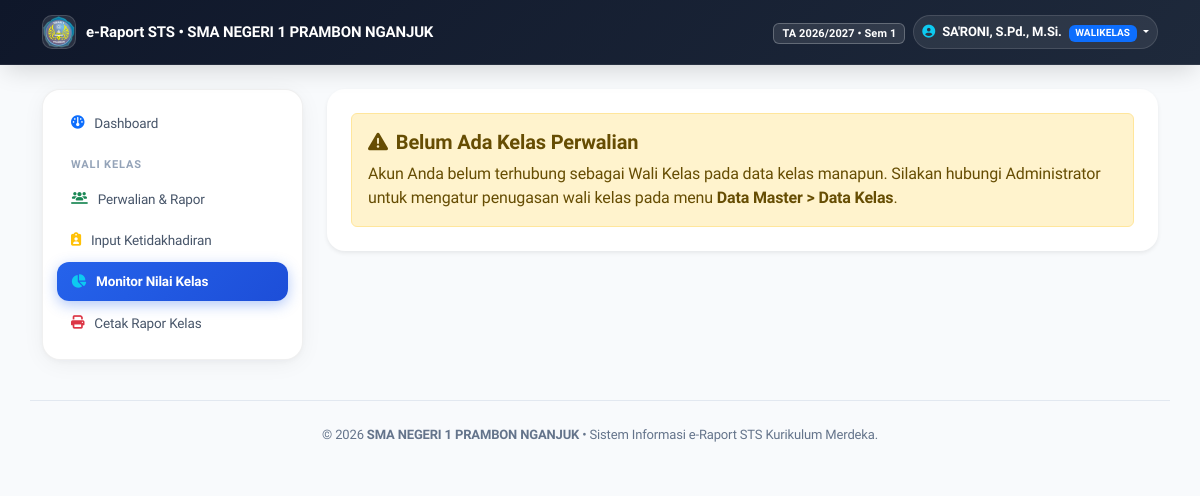
The page /grade-monitor (signed in) on the database its author committed.
### tables this page shows
CREATE TABLE `tb_pengaturan_rapor` (
  `id` int(11) NOT NULL DEFAULT 1,
  `nama_sekolah` varchar(150) NOT NULL DEFAULT 'SMA NEGERI 1 PRAMBON NGANJUK',
  `alamat_sekolah` varchar(200) NOT NULL DEFAULT 'JL. A. YANI 1 SUGIHWARAS PRAMBON',
  `logo_sekolah` varchar(255) DEFAULT NULL,
  `npsn` varchar(30) NOT NULL DEFAULT '20539744',
  `akreditasi` varchar(30) NOT NULL DEFAULT 'A (Unggul)',
  `slogan` varchar(255) NOT NULL DEFAULT 'Unggul dalam Prestasi, Berkarakter, dan Berbudaya Lingkungan',
  `telepon` varchar(50) NOT NULL DEFAULT '(0358) 771234',
  `email` varchar(100) NOT NULL DEFAULT 'info@sman1prambon.sch.id',
  `website` varchar(100) NOT NULL DEFAULT 'sman1prambon.sch.id',
  `deskripsi_sekolah` text DEFAULT NULL,
  `tahun_ajaran` varchar(20) NOT NULL DEFAULT '2025/2026',
  `semester` varchar(10) NOT NULL DEFAULT '2',
  `nama_kepala_sekolah` varchar(150) NOT NULL DEFAULT 'Iin Yuristin Nadhiroh, S. Pd., M. MPd.',
  `nip_kepala_sekolah` varchar(30) NOT NULL DEFAULT '197405141999032010',
  `tempat_rapor` varchar(50) NOT NULL DEFAULT 'Prambon',
  `tanggal_rapor` varchar(50) NOT NULL DEFAULT '19 Juni 2026',
  PRIMARY KEY (`id`)
);

### config/Config.php (called while the page is built, shortened)
<?php
$scriptDir = str_replace('\\', '/', dirname($_SERVER['SCRIPT_NAME'] ?? ''));
$base_url = rtrim($scriptDir, '/') . '/';
?>

### models/Setting.php (called while the page is built, shortened)
<?php
class Setting
{
    private mysqli $conn;
    public function __construct(mysqli $conn)
    {
        $this->conn = $conn;
    }
    public function get(): array
    {
        $sql = "SELECT * FROM tb_pengaturan_rapor WHERE id = 1";
        $query = mysqli_query($this->conn, $sql);
        $data = mysqli_fetch_assoc($query);
        $defaults = [
            'nama_sekolah'        => 'SMA NEGERI 1 PRAMBON NGANJUK',
            'alamat_sekolah'      => 'JL. A. YANI 1 SUGIHWARAS PRAMBON',
            'logo_sekolah'        => null,
            'npsn'                => '20539744',
            'akreditasi'          => 'A (Unggul)',
            'slogan'              => 'Unggul dalam Prestasi, Berkarakter, dan Berbudaya Lingkungan',
            'telepon'             => '(0358) 771234',
            'email'               => 'info@sman1prambon.sch.id',
            'website'             => 'sman1prambon.sch.id',
            'deskripsi_sekolah'   => 'SMA Negeri 1 Prambon Nganjuk berkomitmen mewujudkan generasi cerdas, berakhlak mulia, kompetitif, serta siap menghadapi tantangan era digital dengan Kurikulum Merdeka.',
            'tahun_ajaran'        => '2025/2026',
            'semester'            => '2',
            'nama_kepala_sekolah' => 'Iin Yuristin Nadhiroh, S. Pd., M. MPd.',
            'nip_kepala_sekolah'  => '197405141999032010',
            'tempat_rapor'        => 'Prambon',
            'tanggal_rapor'       => '19 Juni 2026',
        ];
        return $data;
    }
}

### main.php (the view, shortened to what this page needs)
<?php
require_once 'config/Config.php';
require_once "models/Setting.php";
$db = new Database();
$conn = $db->connect();
$settingModelMain = new Setting($conn);
$school = $settingModelMain->get();
?>
<!DOCTYPE html>
<html lang="id">
<head>
    <link rel="stylesheet" href="<?= $base_url ?>vendor/bootstrap-5.3.8/css/bootstrap.min.css">
    <link rel="stylesheet" href="https://cdnjs.cloudflare.com/ajax/libs/font-awesome/6.5.1/css/all.min.css">
    <link rel="stylesheet" href="<?= $base_url ?>assets/css/style.css">
</head>
<body>
    <?php include "header.php"; ?>
    <div class="container-lg my-3">
        <div class="row">
            <?php include "sidebar.php"; ?>
            <?php include $page; ?>
        </div>
        <footer class="app-footer text-center">
            <div class="container">
                &copy; <?= date('Y') ?> <strong><?= htmlspecialchars($school['nama_sekolah']) ?></strong> &bull; Sistem Informasi e-Raport STS Kurikulum Merdeka.
            </div>
        </footer>
    </div>
</body>
</html>

### header.php (shortened to what this page needs)
<?php
require_once __DIR__ . '/config/Config.php';
require_once __DIR__ . '/models/Setting.php';
$settingModelHeader = new Setting($conn);
$schoolHeader = $settingModelHeader->get();
$headerLogoUrl = (!empty($schoolHeader['logo_sekolah']) && file_exists(__DIR__ . '/' . $schoolHeader['logo_sekolah']))
    ? ($base_url ?? '') . $schoolHeader['logo_sekolah']
    : null;
?>
    <nav class="navbar navbar-expand app-navbar sticky-top">
        <div class="container-lg">
            <a class="navbar-brand" href="home">
                <div class="brand-icon-box">
                    <?php if ($headerLogoUrl) { ?>
                        <img src="<?= htmlspecialchars($headerLogoUrl) ?>" alt="Logo">
                    <?php } else { ?>
                        <i class="fa-solid fa-graduation-cap text-info"></i>
                    <?php } ?>
                </div>
                <span>e-Raport STS &bull; <?= htmlspecialchars($schoolHeader['nama_sekolah']) ?></span>
            </a>
            <div class="collapse navbar-collapse justify-content-end" id="navbarNavDropdown">
                <ul class="navbar-nav align-items-center gap-2">
                    <li class="nav-item d-none d-md-block">
                        <span class="badge bg-light bg-opacity-10 text-white border border-light border-opacity-25 px-2 py-1 small" style="font-size: 11px;">
                            TA <?= htmlspecialchars($schoolHeader['tahun_ajaran']) ?> &bull; Sem <?= htmlspecialchars($schoolHeader['semester']) ?>
                        </span>
                    </li>
                    <li class="nav-item dropdown">
                        <a class="nav-link dropdown-toggle user-badge-nav" href="#" role="button" data-bs-toggle="dropdown" aria-expanded="false">
                            <i class="fa-solid fa-circle-user me-1 text-info"></i>
                            <strong><?php echo htmlspecialchars($_SESSION['nama'] ?? 'User'); ?></strong>
                            <span class="badge bg-primary text-white ms-1 text-uppercase" style="font-size: 10px;">
                                <?php echo htmlspecialchars($_SESSION['role'] ?? ''); ?>
                            </span>
                        </a>
                    </li>
                </ul>
            </div>
        </div>
    </nav>

### assets/css/style.css (style rules this page uses)
:root { --app-font: 'Plus Jakarta Sans', -apple-system, BlinkMacSystemFont, 'Segoe UI', Roboto, sans-serif; --primary-color: #2563eb; --primary-hover: #1d4ed8; --primary-subtle: #eff6ff; --dark-nav: #0f172a; --body-bg: #f8fafc; --card-border: rgba(0, 0, 0, 0.06); --card-shadow: 0 4px 24px -2px rgba(15, 23, 42, 0.06), 0 2px 6px -1px rgba(15, 23, 42, 0.04); --ease: cubic-bezier(0.16, 1, 0.3, 1); }
body { font-family: var(--app-font); background-color: var(--body-bg); color: #1e293b; letter-spacing: -0.01em; }
.app-navbar { background: linear-gradient(135deg, #0f172a 0%, #1e293b 100%) !important; border-bottom: 1px solid rgba(255, 255, 255, 0.08); box-shadow: 0 10px 25px -5px rgba(0, 0, 0, 0.15); padding: 10px 0; }
.app-navbar .navbar-brand { font-weight: 700; font-size: 15px; letter-spacing: -0.01em; display: flex; align-items: center; gap: 10px; color: #ffffff !important; }
.brand-icon-box { width: 34px; height: 34px; border-radius: 10px; background: rgba(255, 255, 255, 0.1); border: 1px solid rgba(255, 255, 255, 0.15); display: flex; align-items: center; justify-content: center; overflow: hidden; }
.brand-icon-box img { max-width: 100%; max-height: 100%; object-fit: contain; }
.user-badge-nav { background: rgba(255, 255, 255, 0.08); border: 1px solid rgba(255, 255, 255, 0.12); border-radius: 9999px; padding: 6px 14px; color: #fff !important; font-size: 13px; transition: all 0.25s var(--ease); }
.badge { border-radius: 6px; font-weight: 600; letter-spacing: 0.01em; }
.app-footer { border-top: 1px solid #e2e8f0; padding: 24px 0; margin-top: 40px; font-size: 13px; color: #64748b; }

### rows shown on the page
tb_pengaturan_rapor: logo_sekolah (picture), nama_sekolah "SMA NEGERI 1 PRAMBON NGANJUK", tahun_ajaran "2026/2027", semester "1"

### other values the page prints
$_SESSION['nama'] "SA'RONI, S.Pd., M.Si."
$_SESSION['role'] "WALIKELAS"
